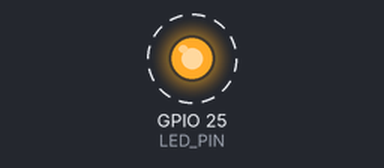
Recording of a sketch running on a simulated ESP32. Shown: output pins drawn as LEDs (lit = HIGH). Dashed ring = blinking.

Above: at 0.5 s.
Timing chart, 0 to 4.6 s (numbered marks = the images above):
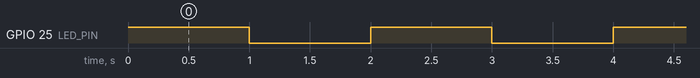

The sketch:

LAB1_Blink.ino
```cpp
// Define the LED pin
const int LED_PIN = 25; // Onboard LED of the Raspberry Pi Pico

void setup() {
  // Initialize the LED pin as an output
  pinMode(LED_PIN, OUTPUT);
}

void loop() {
  // Turn the LED on
  digitalWrite(LED_PIN, HIGH);
  // Wait for a second
  delay(1000);
  // Turn the LED off
  digitalWrite(LED_PIN, LOW);
  // Wait for a second
  delay(1000);
}
```

Measured:
- by itself, GPIO 25 (LED_PIN): alternates HIGH for 1.0 s and LOW for 1.0 s
